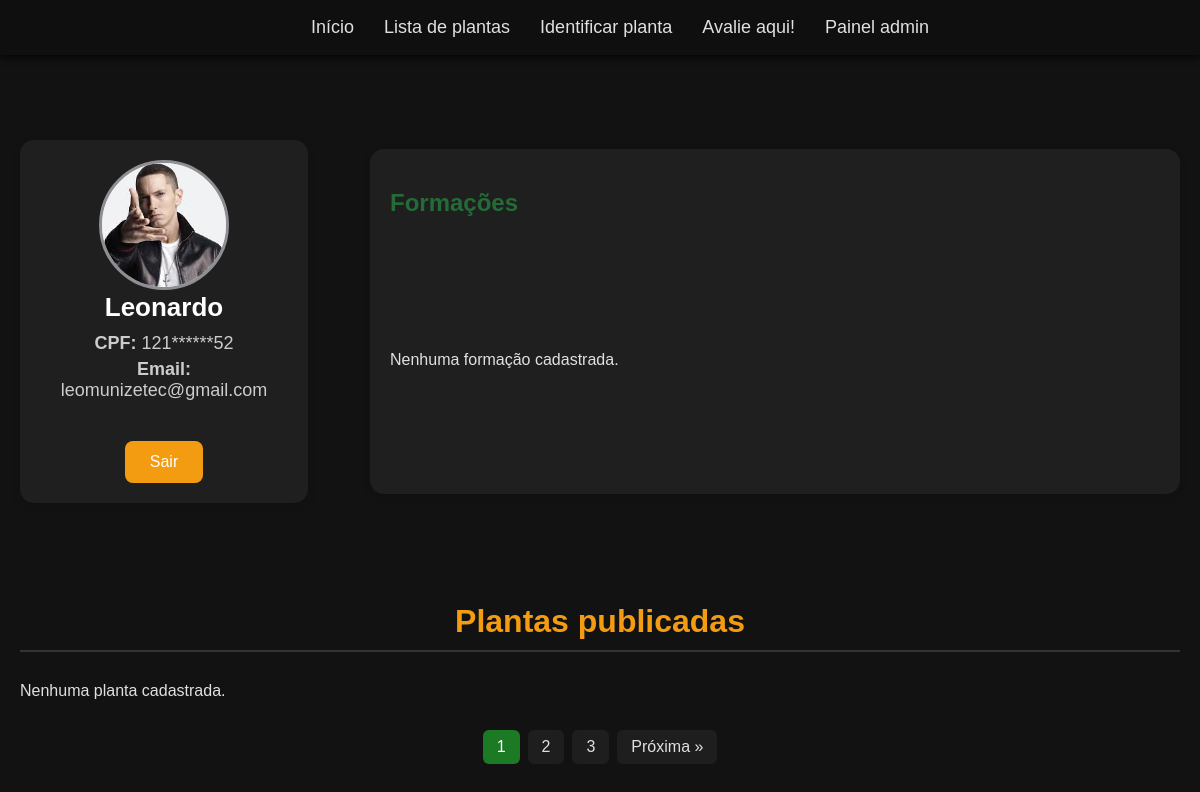
The page /page/perfil.php (signed in) on the database its author committed.
### tables this page shows
CREATE TABLE IF NOT EXISTS `usuarios` (
  `id` int NOT NULL AUTO_INCREMENT,
  `nome` varchar(250) DEFAULT NULL,
  `email` varchar(255) DEFAULT NULL,
  `cpf` varchar(15) DEFAULT NULL,
  `imagem` varchar(500) DEFAULT NULL,
  `senha` varchar(100) DEFAULT NULL,
  `tipo` enum('user','admin','apoiador') NOT NULL DEFAULT 'user',
  `status_aprovacao` enum('pendente','aprovado') NOT NULL DEFAULT 'pendente',
  PRIMARY KEY (`id`)
);

### page/perfil.php (the view, shortened to what this page needs)
<?php
include_once '../sql/conexao.php';
$plantas_por_pagina = 12;
$pagina_atual = isset($_GET['pagina']) && is_numeric($_GET['pagina']) ? (int) $_GET['pagina'] : 1;
$offset = ($pagina_atual - 1) * $plantas_por_pagina;
$busca = isset($_GET['q']) ? trim($_GET['q']) : "";
$tagFiltro = isset($_GET['tag']) ? (int) $_GET['tag'] : 0;
if ($busca !== "" || $tagFiltro > 0) {
    $condicoes = [];
    if ($busca !== "") {
        $busca_sql = $conn->real_escape_string($busca);
        $condicoes[] = "p.nome_popular LIKE '%$busca_sql%'";
    }
    if ($tagFiltro > 0) {
        $condicoes[] = "p.id IN (
            SELECT planta_id FROM planta_tags WHERE tag_id = $tagFiltro
        )";
    }
    $where = implode(" AND ", $condicoes);
    $sql = "
        SELECT p.id, p.nome_popular, p.descricao,
               (SELECT caminho_imagem FROM imagens WHERE planta_id = p.id LIMIT 1) AS caminho_imagem
        FROM planta p
        WHERE $where
        ORDER BY p.nome_popular ASC
        LIMIT $plantas_por_pagina OFFSET $offset
    ";
    $sql_total = "SELECT COUNT(*) AS total FROM planta p WHERE $where";
} else {
    $sql_total = "SELECT COUNT(*) AS total FROM planta";
}
$total_result = $conn->query($sql_total);
$total_plantas = $total_result ? $total_result->fetch_assoc()['total'] : 0;
$total_paginas = ceil($total_plantas / $plantas_por_pagina);
if (!isset($_SESSION['usuario_id'])) {
    $usuario_id = null;
    $nome = $imagem = $cpf = $email = "";
} else {
    $id = $_SESSION['usuario_id'];
    $sql_user = "SELECT id, nome, imagem, cpf, email FROM usuarios WHERE id = ?";
    $stmt = $conn->prepare($sql_user);
    $stmt->bind_param("i", $id);
    $stmt->execute();
    $result_user = $stmt->get_result();
    if ($result_user->num_rows > 0) {
        $row = $result_user->fetch_assoc();
        $nome = $row['nome'];
        $imagem = $row['imagem'];
        $cpf = $row['cpf'];
        $email = $row['email'];
    } else {
        $usuario_id = null;
    }
}
function formatarCPF($cpf)
{
    $cpf = preg_replace('/\D/', '', (string)$cpf);
    return substr($cpf, 0, 3) . str_repeat('*', 6) . substr($cpf, -2);
}
$plantas = [];
$formacoes = [];
?>
<!DOCTYPE html>
<html lang="pt-br">
<head>
    <link rel="stylesheet" href="../css/style.css?v=<?php echo time(); ?>">
</head>
<body>
    <nav id="menu">
        <div class="menu-center">
            <ul class="menu-list">
                <li><a href="index.php">Início</a></li>
                <li><a href="ListaPlantas.php">Lista de plantas</a></li>
                <li><a href="./identificar/identificar.php">Identificar planta</a></li>
                <?php if (isset($_SESSION['usuario_id'])): ?>
                    <li><a href="avaliacao.php">Avalie aqui!</a></li>
                <?php endif; ?>
                <?php if (isset($_SESSION['usuario_id']) && $_SESSION['usuario_tipo'] === "admin"): ?>
                    <li><a href="./admin/admin.php">Painel admin</a></li>
                <?php endif; ?>
            </ul>
        </div>
    </nav>
    <section class="perfil-container">
        <div class="perfil-card">
            <img src="<?php echo htmlspecialchars($imagem ?: '../img/default-user.png'); ?>" class="perfil-foto">
            <div class="perfil-info">
                <h2><?php echo htmlspecialchars($nome); ?></h2>
                <p><strong>CPF:</strong> <?php echo formatarCPF($cpf); ?></p>
                <p><strong>Email:</strong> <?php echo htmlspecialchars($email); ?></p>
            </div>
            <div class="perfil-acoes">
                <form method="post">
                    <button class="btn_deslogar" type="submit" name="logout">Sair</button>
                </form>
            </div>
        </div>
        <div class="formacao-container">
            <h3 style="margin-top:20px;">Formações</h3>
            <?php if (count($formacoes) === 0): ?>
                <p>Nenhuma formação cadastrada.</p>
            <?php endif; ?>
        </div>
    </section>
    <?php if (isset($_SESSION['usuario_id']) && ($_SESSION['usuario_tipo'] === 'apoiador' || $_SESSION['usuario_tipo'] === 'admin')): ?>
        <main class="listar-container">
            <h2 class="titulo-listar" style="margin-top: 100px;">Plantas publicadas</h2>
            <div class="listar-grid">
                <?php if (count($plantas) > 0): ?>
                    <?php foreach ($plantas as $planta): ?>
                        <a href="template_page.php?id=<?= $planta['id'] ?>" class="listar-card">
                            <img src="<?= htmlspecialchars($planta['caminho_imagem']) ?>" class="listar-card-img">
                            <div class="listar-card-content">
                                <h3><?= htmlspecialchars($planta['nome_popular']) ?></h3>
                                <p class="texto"
                                    style="display:-webkit-box; -webkit-line-clamp:6; -webkit-box-orient:vertical; overflow:hidden;">
                                    <?= htmlspecialchars($planta['descricao']) ?>
                                </p>
                                <span class="read-more-btn">Leia Mais</span>
                            </div>
                        </a>
                    <?php endforeach; ?>
                <?php else: ?>
                    <p>Nenhuma planta cadastrada.</p>
                <?php endif; ?>
            </div>
            <?php if ($total_paginas > 1): ?>
                <div class="paginacao">
                    <?php for ($i = 1; $i <= $total_paginas; $i++): ?>
                        <a href="?pagina=<?= $i ?>" class="<?= $i === $pagina_atual ? 'ativo' : '' ?>">
                            <?= $i ?>
                        </a>
                    <?php endfor; ?>
                    <?php if ($pagina_atual < $total_paginas): ?>
                        <a href="?pagina=<?= $pagina_atual + 1 ?>">Próxima »</a>
                    <?php endif; ?>
                </div>
            <?php endif; ?>
        </main>
    <?php endif; ?>
</body>
</html>

### css/style.css (style rules this page uses)
* { margin: 0; padding-top: 0; box-sizing: border-box; }
a { text-decoration: none; color: inherit; }
body { padding-top: 50px; overflow-x: hidden; word-wrap: break-word; padding: 30px; font-family: 'Calibri', sans-serif; background-color: #121212; color: #e0e0e0; padding: 0; }
#menu { background-color: #0f0f0f; padding: 5px; position: fixed; top: 0; left: 0; width: 100%; z-index: 1000; box-shadow: 0 2px 8px rgba(0, 0, 0, 0.8); display: flex; flex-direction: row; transition: 250ms; height: 55px; max-height: 55px; align-items: center; justify-content: space-between; }
.menu-center { flex: 1; display: flex; justify-content: center; }
.menu-list { list-style-type: none; display: flex; flex-direction: row; align-items: center; gap: 30px; }
.menu-list li { margin: 0; white-space: nowrap; }
.menu-list a { color: #e0e0e0; font-size: 18px; transition: color 0.3s; }
.listar-container { max-width: 1600px; margin: 40px auto; padding: 0 20px; }
.titulo-listar { font-size: 32px; color: #f39c12; margin-bottom: 30px; text-align: center; border-bottom: 2px solid #333; padding-bottom: 10px; }
.listar-grid { display: grid; grid-template-columns: repeat(auto-fit, minmax(320px, 1fr)); gap: 25px; }
.paginacao { display: flex; justify-content: center; margin: 30px 0; gap: 8px; }
.paginacao a { color: #e0e0e0; padding: 8px 14px; border-radius: 6px; background-color: #1e1e1e; text-decoration: none; transition: background-color 0.3s; }
.paginacao .ativo { background-color: #1c7924; color: white; pointer-events: none; }
.perfil-container { margin-top: 150px; display: flex; flex-direction: column; align-items: center; gap: 30px; }
.perfil-card { background-color: #1e1e1e; border-radius: 15px; padding: 40px; max-width: 600px; width: 90%; box-shadow: 0 4px 20px rgba(0, 0, 0, 0.6); text-align: center; }
.perfil-foto { width: 140px; height: 140px; border-radius: 50%; object-fit: cover; border: 3px solid rgb(142, 142, 147); margin-bottom: 20px; }
.perfil-info h2 { font-size: 26px; color: #fff; margin-bottom: 10px; }
.perfil-info p { color: #ccc; margin: 5px 0; font-size: 18px; }
.perfil-acoes { display: flex; justify-content: center; gap: 15px; margin-top: 25px; }
.btn_deslogar { background-color: #f39c12; color: white; padding: 12px 25px; border: none; border-radius: 8px; font-size: 16px; cursor: pointer; margin-top: 20px; transition: background-color 0.3s; }
.perfil-container { width: 100%; max-width: 1200px; margin: 40px auto; display: grid; grid-template-columns: 320px 1fr; gap: 30px; padding: 0 20px; }
.perfil-card { background: #1f1f1f; padding: 20px; border-radius: 14px; box-shadow: 0px 3px 10px rgba(0,0,0,0.12); text-align: center; height: fit-content; }
.perfil-foto { width: 130px; height: 130px; border-radius: 50%; object-fit: cover; margin-bottom: -2px; }
.perfil-info h2 { margin: 0 0 10px 0; }
.perfil-acoes { margin-top: 20px; }
.formacao-container { width: 100%; background: #fafafa; padding: 20px; border-radius: 14px; box-shadow: 0px 3px 10px rgba(0,0,0,0.12); }
.formacao-container { display: grid; grid-template-columns: repeat(auto-fit, minmax(260px, 1fr)); gap: 18px; background-color: #1f1f1f; min-height: 345px; }
.formacao-container h3 { grid-column: 1 / -1; font-size: 24px; margin-bottom: 10px; color: #246b37; }
img.perfil-foto { width: 130px; height: 130px; border-radius: 50%; object-fit: cover; background-color: #e0e0e0; background-image: url('../assets/img/default-user.png'); background-size: cover; background-position: center; }

### page/perfil.php (style rules this page uses)
body { padding-top: 100px; }

### rows shown on the page
usuarios: imagem (picture), nome "Leonardo", cpf "121******52", email "leomunizetec@gmail.com"
